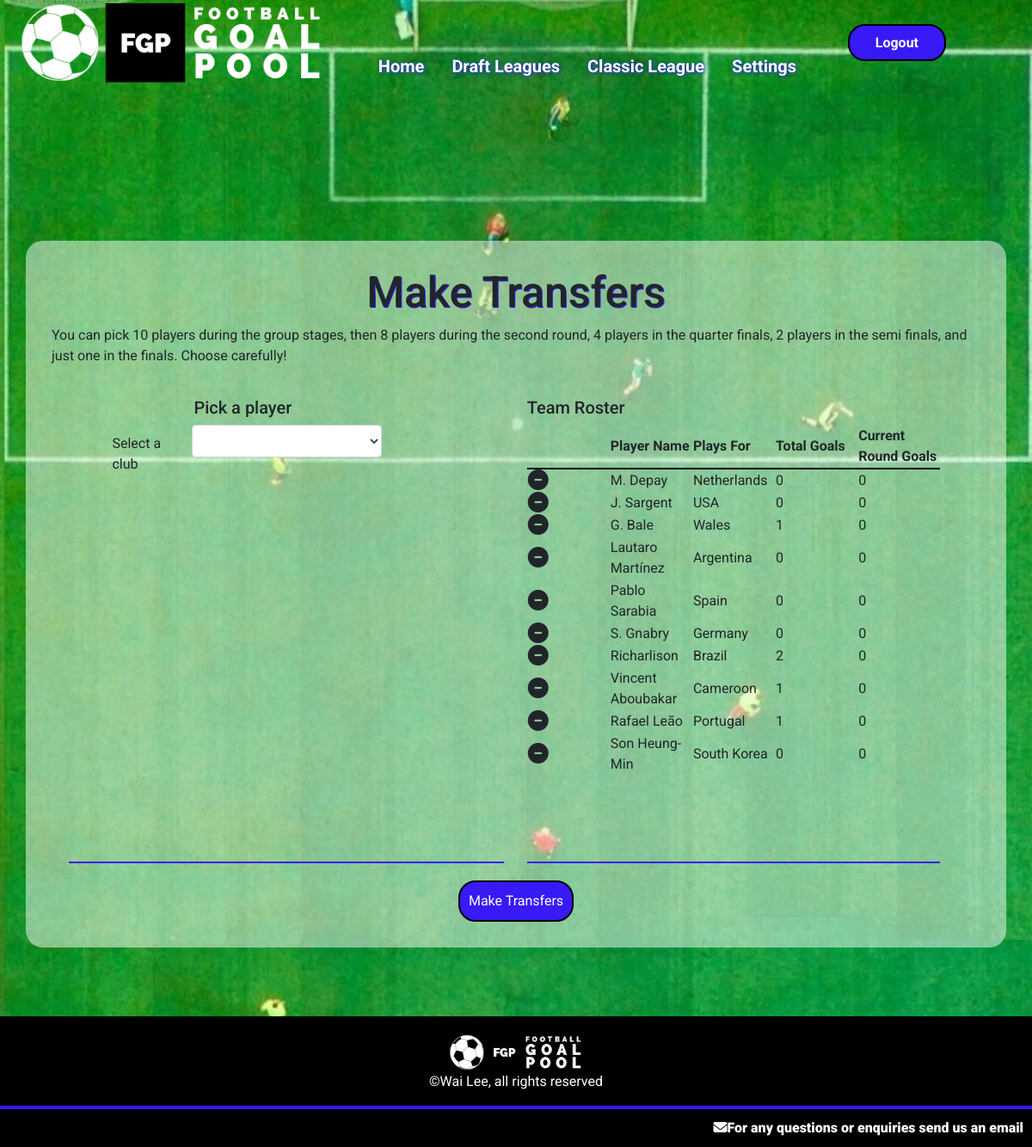
The app's page /globaltransfers (signed in), older data.
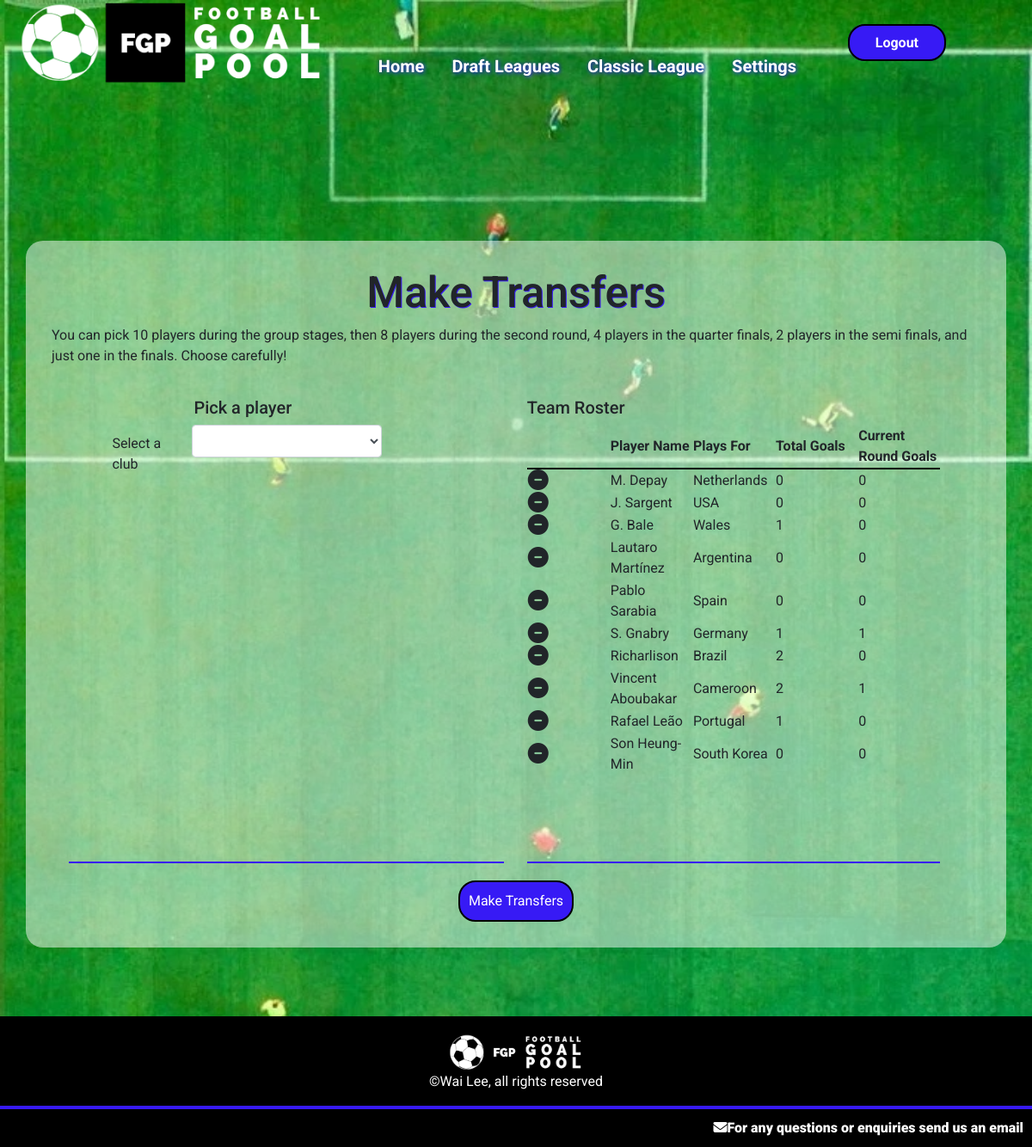
The same page, newer data.
### goalpoolapp/models.py (models this page shows, shortened)
class Player(models.Model):
    playercode = models.IntegerField()
    leagues = models.ManyToManyField(League, related_name="leagueplayers", blank=True)
    nickname = models.CharField(max_length=64)
    goals = models.IntegerField(default=0)
    country = models.ForeignKey(Country, on_delete=models.CASCADE, related_name="players")
    currentweekgoals = models.IntegerField(default=0)
    position = models.CharField(max_length=12)
    pic = models.CharField(max_length=100)

class Country(models.Model):
    countryname = models.CharField(max_length=20)
    countrypic = models.CharField(max_length=100)
    countryid = models.IntegerField()

### goalpoolapp/views.py (the view, shortened to what this page needs)
# urls.py: path('globaltransfers', views.globaltransfers, name='globaltransfers'),
@login_required
def globaltransfers(request):
    global_league = getGlobalLeague()
    userteam = Team.objects.get(league=global_league, manager=request.user)
    if request.method == "GET":
        return render(request, 'goalpoolapp/globaltransfers.html', {
            'league': global_league,
            'team': userteam
        })

### goalpoolapp/functions.py (called while the page is built)
def getGlobalLeague():
    return League.objects.get(id='19')

### goalpoolapp/templates/goalpoolapp/globaltransfers.html (shortened to what this page needs)
{% extends "goalpoolapp/layout.html" %}
{% load static %}
{% block body %}
<div id="main-page-content-container">
    <div id="main-page-content">
        <h2>Make Transfers</h2>
        <p> You can pick 10 players during the group stages, then 8 players during the second round, 4 players in the quarter finals, 2 players in the semi finals, and just one in the finals. Choose carefully!</p>
        <div class="leagueinformation">
            <div class="form-container">
                <div class="form-group centeredinput">
                    <h5>Pick a player</h5>
                    <div class="form-group draftselect">
                        <label for="teamselect" class="label teamlabel">Select a club</label>
                        <select id="globalteamselect" class="form-control"></select>
                    </div>
                </div>
            </div>
            <div id="globalteamtable">
                <div class="form-container">
                    <h5>Team Roster</h5>
                    <table class="playerleaguetable" id="pickplayertable">
                        <tr>
                            <th></th>
                            <th>Player Name</th>
                            <th>Plays For</th>
                            <th>Total Goals</th>
                            <th>Current Round Goals</th>
                        </tr>
                        {% for player in team.provisionalplayers.all %}
                            <tr id="row{{ player.playercode }}">
                                <td>
                                    <a class="removeplayer" data-value="{{ player.playercode }}">
                                        <i class="fa-solid fa-circle-minus fa-xl"></i>
                                    </a>
                                </td>
                                <td id="name{{ player.playercode }}">{{ player.nickname }}</td>
                                <td>{{ player.country }}</td>
                                <td>{{ player.goals }}</td>
                                <td>{{ player.currentweekgoals }}</td>
                            </tr>
                        {% empty %}
                            {% for player in team.players.all %}
                            <tr id="row{{ player.playercode }}">
                                <td>
                                    <a class="removeplayer" data-value="{{ player.playercode }}">
                                        <i class="fa-solid fa-circle-minus fa-xl"></i>
                                    </a>
                                </td>
                                <td id="name{{ player.playercode }}">{{ player.nickname }}</td>
                                <td>{{ player.country.countryname }}</td>
                                <td>{{ player.goals }}</td>
                                <td>{{ player.currentweekgoals }}</td>
                            </tr>
                            {% endfor %}
                        {% endfor %}
                    </table>
                </div>
            </div>
    </div>
    <span class="button" id="transfersubmit">Make Transfers</span>
</div>
{% endblock %}

Row changes from the older to the newer data that the page shows:
changed Player "S. Gnabry": goals "0" → "1"; currentweekgoals "0" → "1"
changed Player "Vincent Aboubakar": goals "1" → "2"; currentweekgoals "0" → "1"
